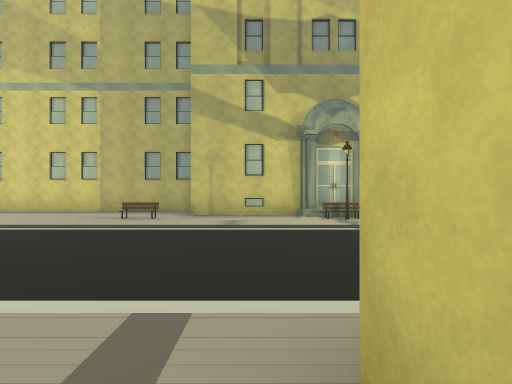
View 1 (above)

23 first-person views from a walk through a Unity game level. The camera is 1.3 m above the floor, looks level and sees 85° across. The floor is counted in squares, 2 m on a side. Each view is taken from the middle of a square. On the plan, view 1 faces up. The plan holds only what a view shows up to about 9 squares ahead; the rest is blank. The place goes on beyond the plan. The player character is not drawn. Some surface patterns are stand-ins.

View 2
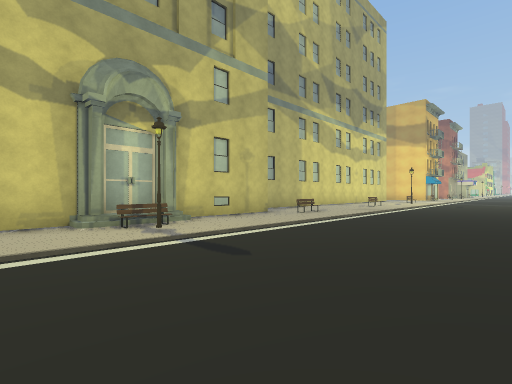

View 3
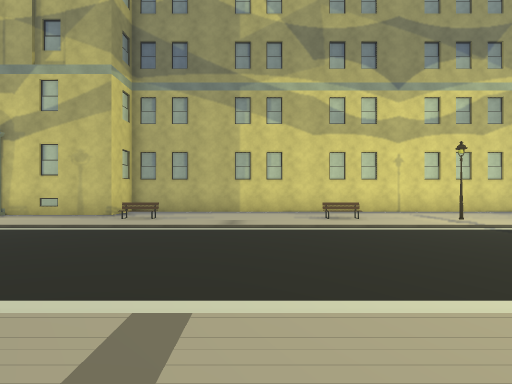

View 4
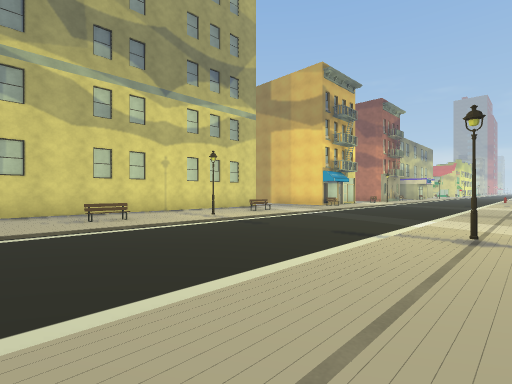

View 5
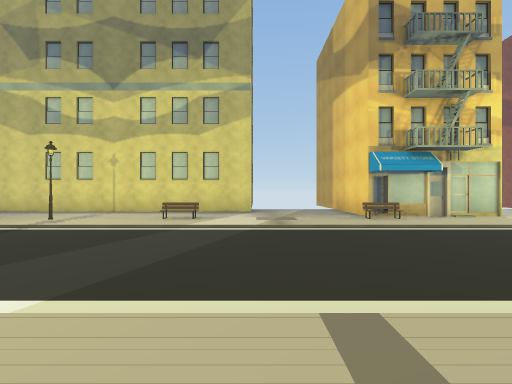

View 6
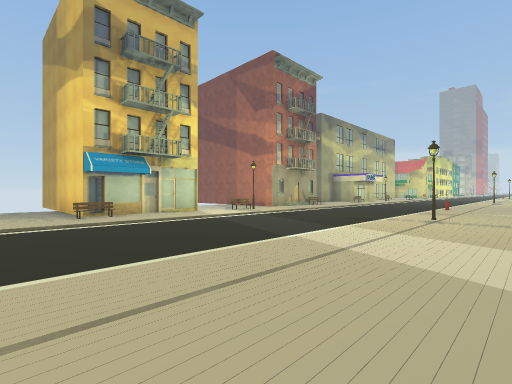

View 7
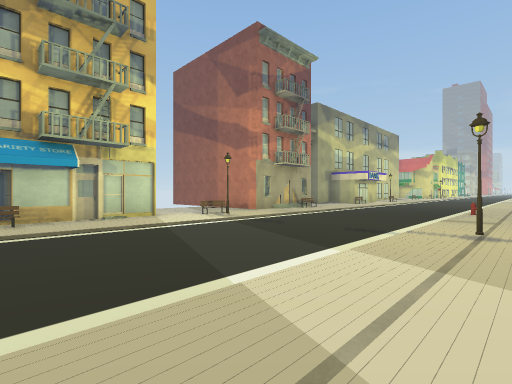

View 8
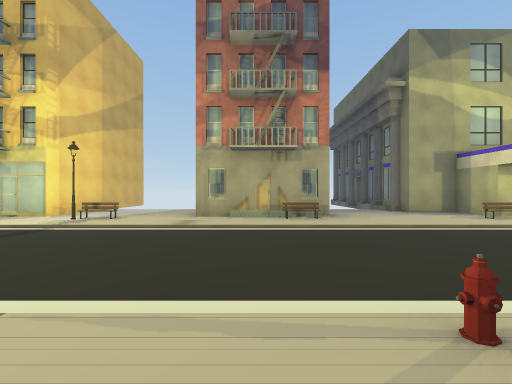

View 9
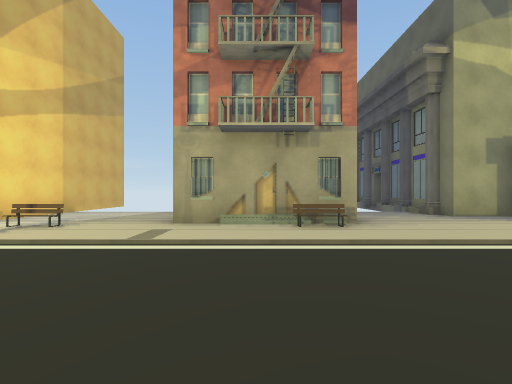

View 10
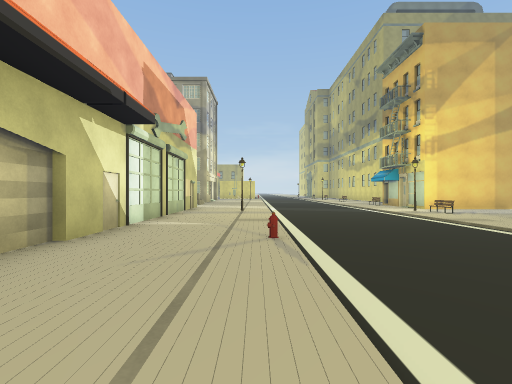

View 11
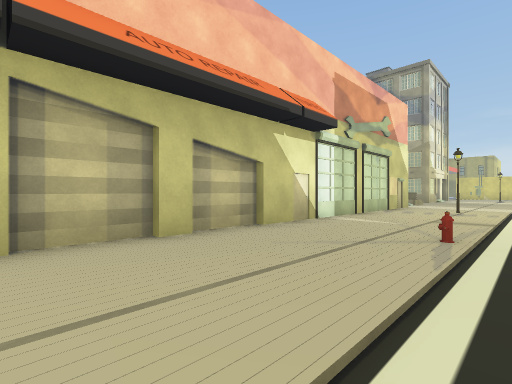

View 12
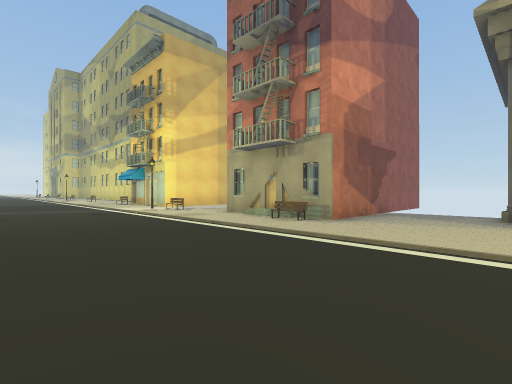

View 13
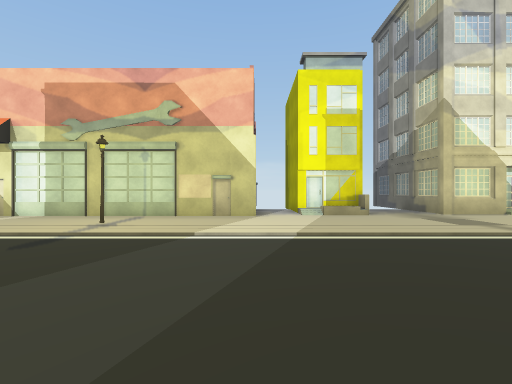

View 14
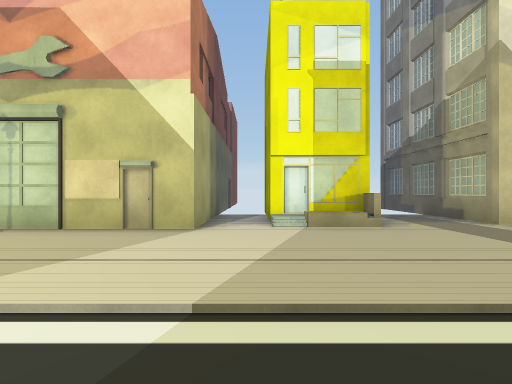

View 15
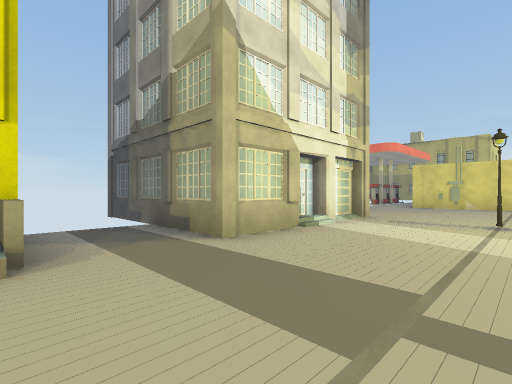

View 16
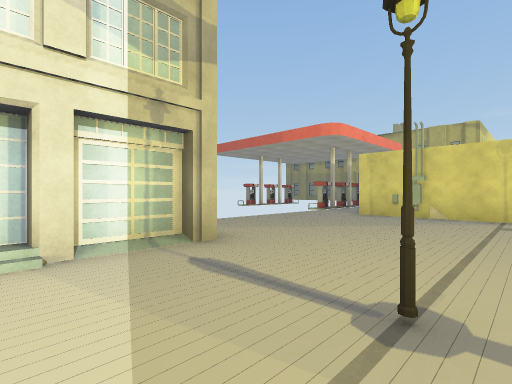

View 17
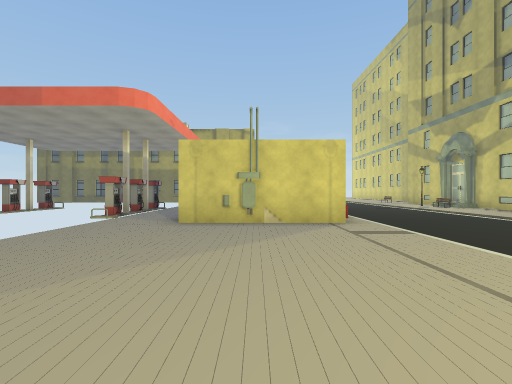

View 18
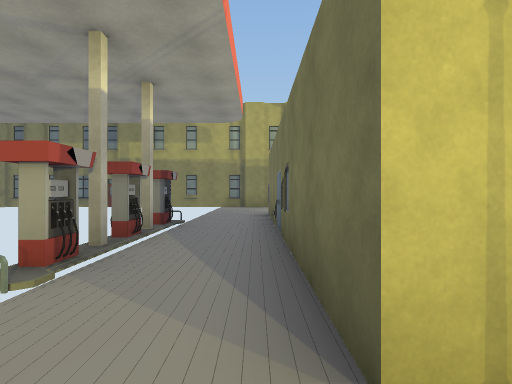

View 19
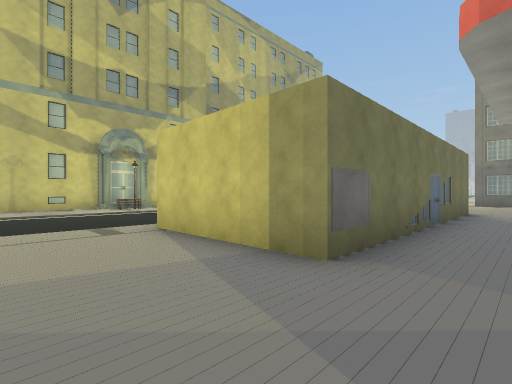

View 20
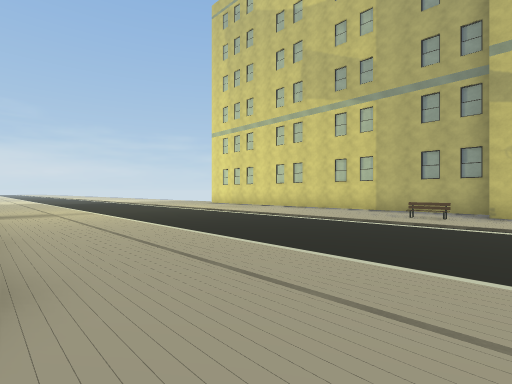

View 21
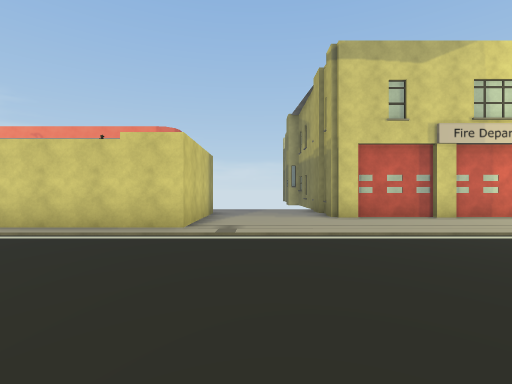

View 22
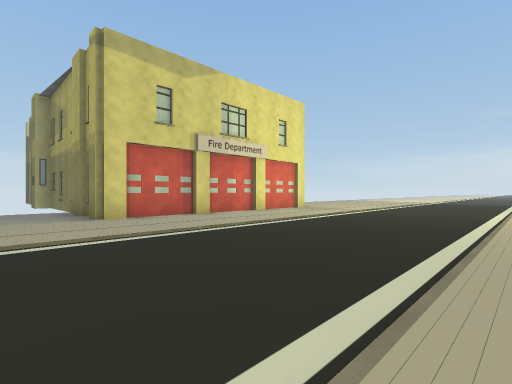

View 23
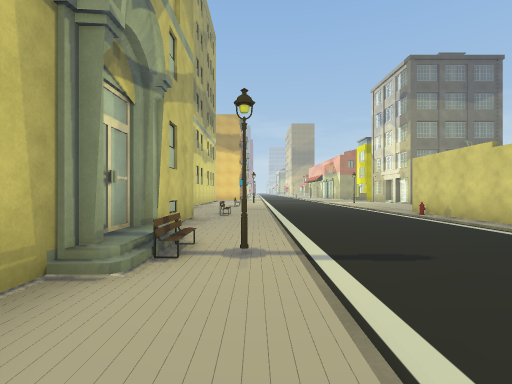

### Floor plan
Key: @ floor where view 1 was taken; # wall or solid block; x gap in a wall; . floor; / step, stairs or slope; B bench; S streetlight; H hydrant; U building; O other object.
Columns run from 8 left of view 1 to 36 right of it. Each row starts with its distance up from view 1.
 12                                          U
 11                                  #       U  #
 10                              .#  #....   #..#
  9 ########      ##############..#  #....   #..#
  8  ......########...............####....####...
  7  ....B....#....B....B....B....B....B....B....
  6 ..........S............S...........S.........
  5 .............................................
  4 .............................................
  3 .............................................
  2 .............................................
  1 .........# ####O#.....SS...........S....H....
  0 ........@#      #............................
 -1 #........#      #............................
 -2 ######...########......./##..//.#############
 -3      #................#####..##.#
 -4      #...............     #..  .#
 -5      #      xxx           UU   U#
 -6                           UU   U#
 -7                           UU

Positions as (right, up) in squares from view 1, and headings:
1: (0, 0), facing up
2: (0, 2), facing up-right
3: (10, 0), facing up
4: (10, 0), facing up-right
5: (19, 0), facing up
6: (20, -1), facing up-right
7: (22, 0), facing up-right
8: (31, 0), facing up
9: (31, 2), facing up
10: (36, 1), facing left
11: (36, 2), facing down-left
12: (36, 2), facing up-left
13: (24, 6), facing down
14: (23, 3), facing down
15: (21, 1), facing down-left
16: (16, 1), facing down-left
17: (14, -1), facing left
18: (9, -3), facing left
19: (-2, -4), facing up-right
20: (-1, -1), facing up-left
21: (-1, 6), facing down
22: (-1, 6), facing down-left
23: (-1, 6), facing right
